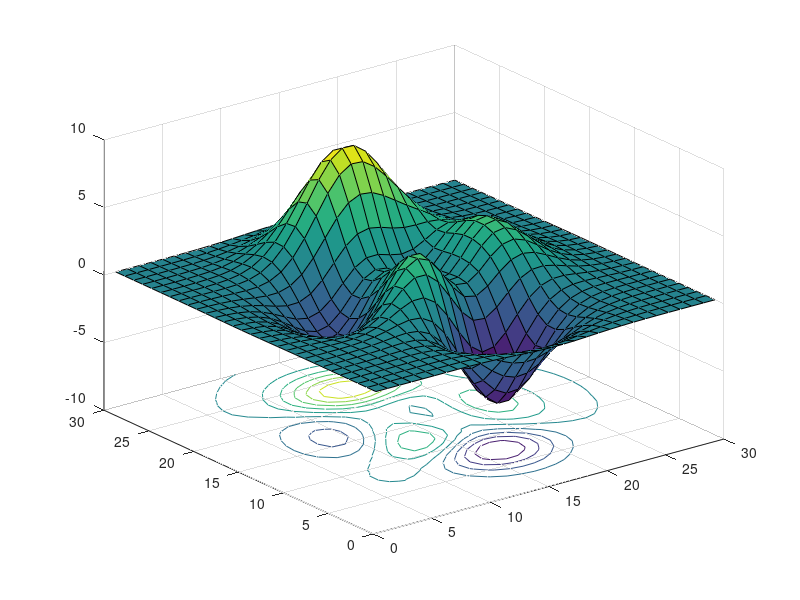

Write the MATLAB code that produced this figure. (Note: this script raises an error after producing the figure.)
%=============================================================================
% Copyright (c) 2026-present Allan CORNET (Nelson)
%=============================================================================
% This file is part of Nelson.
%=============================================================================
% LICENCE_BLOCK_BEGIN
% SPDX-License-Identifier: LGPL-3.0-or-later
% LICENCE_BLOCK_END
%=============================================================================
% <--ADV-CLI MODE-->
%=============================================================================
f = figure('Visible', 'off');
Z = peaks(30);
h = surfc(Z);
ax = ancestor(h(1), 'axes');
asserts.isapprox(ax.ZLim, [min(Z(:)) max(Z(:))], 1e-12);
asserts.isequal(ax.ZTick, -6:2:8);
asserts.isequal(ax.XTick, 5:5:30);
asserts.isequal(ax.YTick, 5:5:30);
close(f);
%=============================================================================
